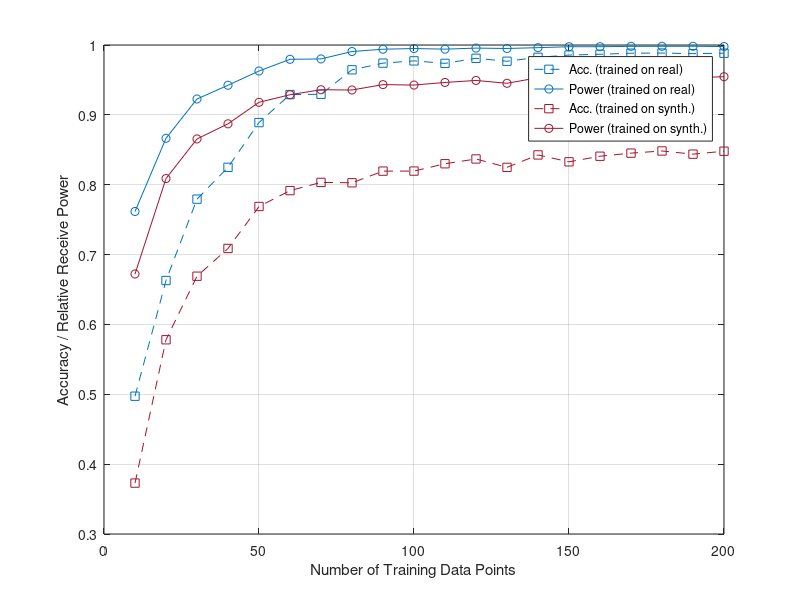

Recreate this plot in MATLAB.
load('all_acc_train_on_real4.mat');
load('all_pwr_train_on_real4.mat');
load('all_acc_train_on_synth_beamsteer2.mat');
load('all_pwr_train_on_synth_beamsteer2.mat');


all_acc_train_on_real4 = squeeze(mean(all_acc_train_on_real4, 2));
all_pwr_train_on_real4 = squeeze(mean(all_pwr_train_on_real4, 2));
all_acc_train_on_synth4 = squeeze(mean(all_acc_train_on_synth_beamsteer2, 2));
all_pwr_train_on_synth4 = squeeze(mean(all_pwr_train_on_synth_beamsteer2, 2));

num_data = 10:10:200;
% plot(num_data, all_acc_train_on_real3(1, i), '--s', "Color", "#0072BD");
% hold on
% plot(num_data, all_pwr_train_on_real3(1, i), '-o', "Color", "#0072BD");
% hold on
% plot(num_data, all_acc_train_on_synth3(1, i), '--s', "Color", "#A2142F");
% hold on
% plot(num_data, all_pwr_train_on_synth3(1, i), '-o', "Color", "#A2142F");
% grid on
figure;
plot(num_data, all_acc_train_on_real4(2, :), '--s', "Color", "#0072BD");
hold on
plot(num_data, all_pwr_train_on_real4(2, :), '-o', "Color", "#0072BD");
hold on
plot(num_data, all_acc_train_on_synth4(2, :), '--s', "Color", "#A2142F");
hold on
plot(num_data, all_pwr_train_on_synth4(2, :), '-o', "Color", "#A2142F");
grid on

xlabel('Number of Training Data Points');
ylabel('Accuracy / Relative Receive Power');

% ylim([0.3, 1]);
legend('Acc. (trained on real)', 'Power (trained on real)', 'Acc. (trained on synth.)', 'Power (trained on synth.)');